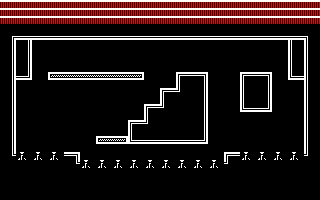

The image is a tile-based game level rendered from a .tmx file. Its description and complete source (layers, tilesets, objects, tile grids) follow:
An orthogonal 20x25 tile map with 16x8 px tiles, 1 tile layer (Tile Layer 1).

<map version="1.2" tiledversion="1.2.5" orientation="orthogonal" renderorder="right-down" width="20" height="25" tilewidth="16" tileheight="8" infinite="0" nextlayerid="2" nextobjectid="1">
 <tileset firstgid="1" source="tileset.tsx" />
 <layer id="1" name="Tile Layer 1" width="20" height="25">
  <data encoding="csv">
18,18,18,18,18,18,18,18,18,18,18,18,18,18,18,18,18,18,18,18,
18,18,18,18,18,18,18,18,18,18,18,18,18,18,18,18,18,18,18,18,
18,18,18,18,18,18,18,18,18,18,18,18,18,18,18,18,18,18,18,18,
1,1,1,1,1,1,1,1,1,1,1,1,1,1,1,1,1,1,1,1,
13,3,3,3,3,3,3,3,3,3,3,3,3,3,3,3,3,3,3,12,
5,5,1,1,1,1,1,1,1,1,1,1,1,1,1,1,1,1,4,4,
5,5,1,1,1,1,1,1,1,1,1,1,1,1,1,1,1,1,4,4,
5,5,1,1,1,1,1,1,1,1,1,1,1,1,1,1,1,1,4,4,
5,5,1,1,1,1,1,1,1,1,1,1,1,1,1,1,1,1,4,4,
5,9,1,14,15,15,15,15,16,1,1,6,7,1,1,6,7,1,8,4,
5,1,1,1,1,1,1,1,1,1,1,4,5,1,1,4,5,1,1,4,
5,1,1,1,1,1,1,1,1,1,6,10,5,1,1,4,5,1,1,4,
5,1,1,1,1,1,1,1,1,1,4,1,5,1,1,4,5,1,1,4,
5,1,1,1,1,1,1,1,1,6,10,1,5,1,1,8,9,1,1,4,
5,1,1,1,1,1,1,1,1,4,1,1,5,1,1,1,1,1,1,4,
5,1,1,1,1,1,1,1,6,10,1,1,5,1,1,1,1,1,1,4,
5,1,1,1,1,1,1,1,4,1,1,1,5,1,1,1,1,1,1,4,
5,1,1,1,1,1,14,16,8,3,3,3,9,1,1,1,1,1,1,4,
5,1,1,1,1,1,1,1,1,1,1,1,1,1,1,1,1,1,1,4,
11,2,2,2,7,1,1,1,1,1,1,1,1,1,6,2,2,2,2,10,
1,1,1,1,11,2,2,2,2,2,2,2,2,2,10,1,1,1,1,1,
1,1,1,1,1,1,1,1,1,1,1,1,1,1,1,1,1,1,1,1,
1,1,1,1,1,1,1,1,1,1,1,1,1,1,1,1,1,1,1,1,
1,1,1,1,1,1,1,1,1,1,1,1,1,1,1,1,1,1,1,1,
1,1,1,1,1,1,1,1,1,1,1,1,1,1,1,1,1,1,1,1
</data>
 </layer>
</map>
